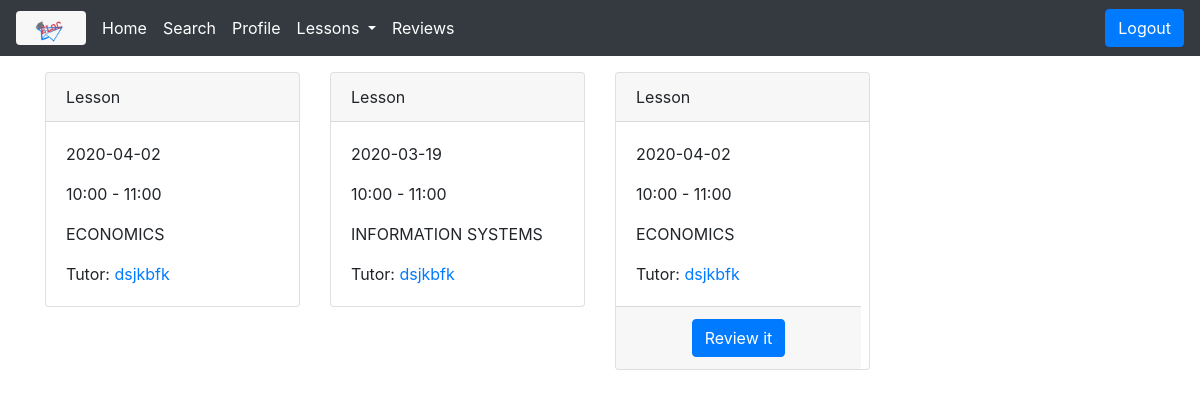
Page /user/frnacesco/stud_past_lessons (signed in) on the committed database.
### app/models.py (models this page shows, shortened)
class Lesson(db.Model):
    __tablename__ = 'lessons'
    id = db.Column(db.Integer, primary_key=True)
    subject_name = db.Column(db.String(64))
    tutor_id = db.Column(db.Integer, db.ForeignKey('tutors.id'))
    user_id = db.Column(db.Integer, db.ForeignKey('users.id'))
    date = db.Column(db.Date)
    time = db.Column(db.String(40))
    dont_remind_me = db.Column(db.Boolean)#set to true if the user does not want to keep seeing
    review = db.relationship('Review', backref='Lesson', uselist=False)
    notification = db.relationship('Notification', backref='Lesson', uselist=False)

class User(UserMixin, db.Model):
    __tablename__ = 'users'
    id = db.Column(db.Integer, primary_key=True)
    picture_filename = db.Column(db.String(150))
    name = db.Column(db.String(64))
    surname = db.Column(db.String(64))
    birth_date = db.Column(db.Date)
    email = db.Column(db.String(64), unique=True, index=True)
    username = db.Column(db.String(64), unique=True, index=True)
    about_me = db.Column(db.Text(), nullable=True)
    password_hash = db.Column(db.String(128))
    lessons_attended = db.relationship('Lesson', backref='User', lazy='dynamic')
    city_id = db.Column(db.Integer, db.ForeignKey('cities.id'))
    type = db.Column(db.String(50))
    __mapper_args__ = {
        'polymorphic_identity':'user',
        'polymorphic_on':type
    }
    def get_stud_past_lessons_attended(self):
        lessons = []
        for l in self.lessons_attended:
            if l.date <= date.today():
                lessons.append(l)
        return lessons
    @property
    def password(self):
        raise AttributeError('password is not a readable attribute')
    @login_manager.user_loader
    def load_user(user_id):
        return User.query.get(int(user_id))

### app/users_bp/views.py (the view)
@users_bp.route('/user/<username>/stud_past_lessons', methods=['GET', 'POST'])
@login_required
def stud_past_lessons(username):
    lessons = User.query.filter_by(username=username).first().get_stud_past_lessons_attended()
    dict = {}
    for l in lessons:
        dict[l.id] = Tutor.query.filter_by(id=l.tutor_id).first().username
    return render_template('/user/myLessons/stud_past_lessons.html', lessons=lessons, dict= dict)

### app/templates/user/myLessons/stud_past_lessons.html (shortened to what this page needs)
{% extends "layout.html" %}
{% block page_content %}
{% if lessons %}
<div class="container text-left">
    <div class="row ">
        {% for l in lessons%}
        <div class="col col-md-3  mb-3 ">
            <div class="card">
                <div class="card-header">
                    Lesson
                </div>
                <div class="card-body">
                    <p class="card-text">{{l.date}}</p>
                    <p class="card-text">{{l.time}}</p>
                    <p class="card-text text-uppercase">{{l.subject_name}}</p>
                    <p class="card-text">Tutor: <a href="/user/{{dict[l.id]}}">{{dict[l.id]}}</a></p>
                </div>
                    {% if not l.review%}
                <div class="card-footer text-center mr-2">
                        <a class="btn btn-primary" href="/user/{{current_user.username}}/review_lesson/{{l.id}}">Review it</a>
                </div>
                    {% endif %}
            </div>
        </div>
        {% endfor %}
    </div>
</div>
{% endif %}
{% endblock  %}

### rows in the picture
Lesson: date "2020-04-02", time "10:00 - 11:00", subject_name "ECONOMICS"
User: username "dsjkbfk"
Lesson: date "2020-03-19", time "10:00 - 11:00", subject_name "INFORMATION SYSTEMS"
Lesson: date "2020-04-02", time "10:00 - 11:00", subject_name "ECONOMICS"
